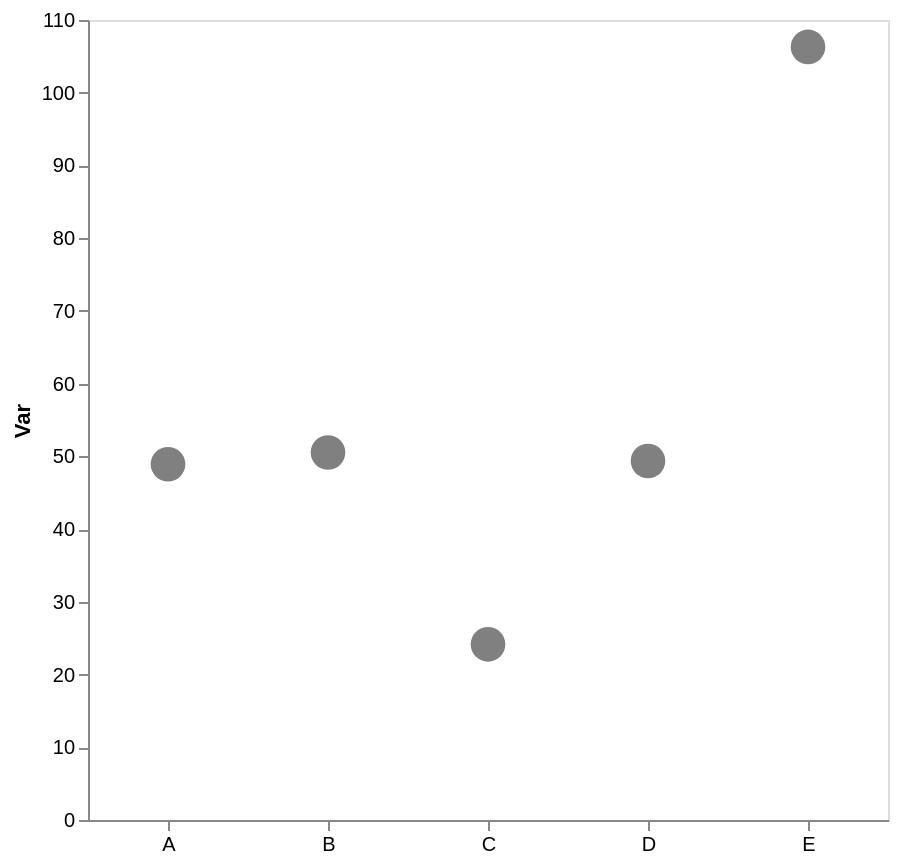

Specify this chart in Vega-Lite:
### Vega-Lite specification from a JSON file in a GitHub repository (floating-point values rounded to 4 significant figures)
{"config": {"view": {"continuousWidth": 300, "continuousHeight": 300}, "axis": {"grid": false}, "bar": {"color": "gray"}}, "data": {"name": "data-ebbd226c668f3a408920224d7ed1b893"}, "mark": {"type": "point", "color": "gray", "filled": true, "size": 300}, "encoding": {"x": {"axis": {"labelAngle": 0, "title": null}, "field": "cat", "type": "nominal"}, "y": {"aggregate": "mean", "axis": {"title": "Var"}, "field": "var1", "type": "quantitative"}}, "height": 400, "width": 400, "$schema": "https://vega.github.io/schema/vega-lite/v5.17.0.json", "datasets": {"data-ebbd226c668f3a408920224d7ed1b893": [{"cat": "A", "var1": 49.98, "var2": 49.83}, {"cat": "E", "var1": 106.3, "var2": 44.36}, {"cat": "B", "var1": 47.19, "var2": 60.13}, {"cat": "A", "var1": 47.86, "var2": 55.13}, {"cat": "D", "var1": 44.59, "var2": 43.46}, {"cat": "C", "var1": 27.64, "var2": 55.38}, {"cat": "C", "var1": 20.67, "var2": 53.13}, {"cat": "D", "var1": 59.38, "var2": 42.46}, {"cat": "D", "var1": 35.72, "var2": 49.26}, {"cat": "D", "var1": 57.77, "var2": 50.3}, {"cat": "B", "var1": 42.13, "var2": 65.63}, {"cat": "B", "var1": 62.29, "var2": 59.75}]}}
